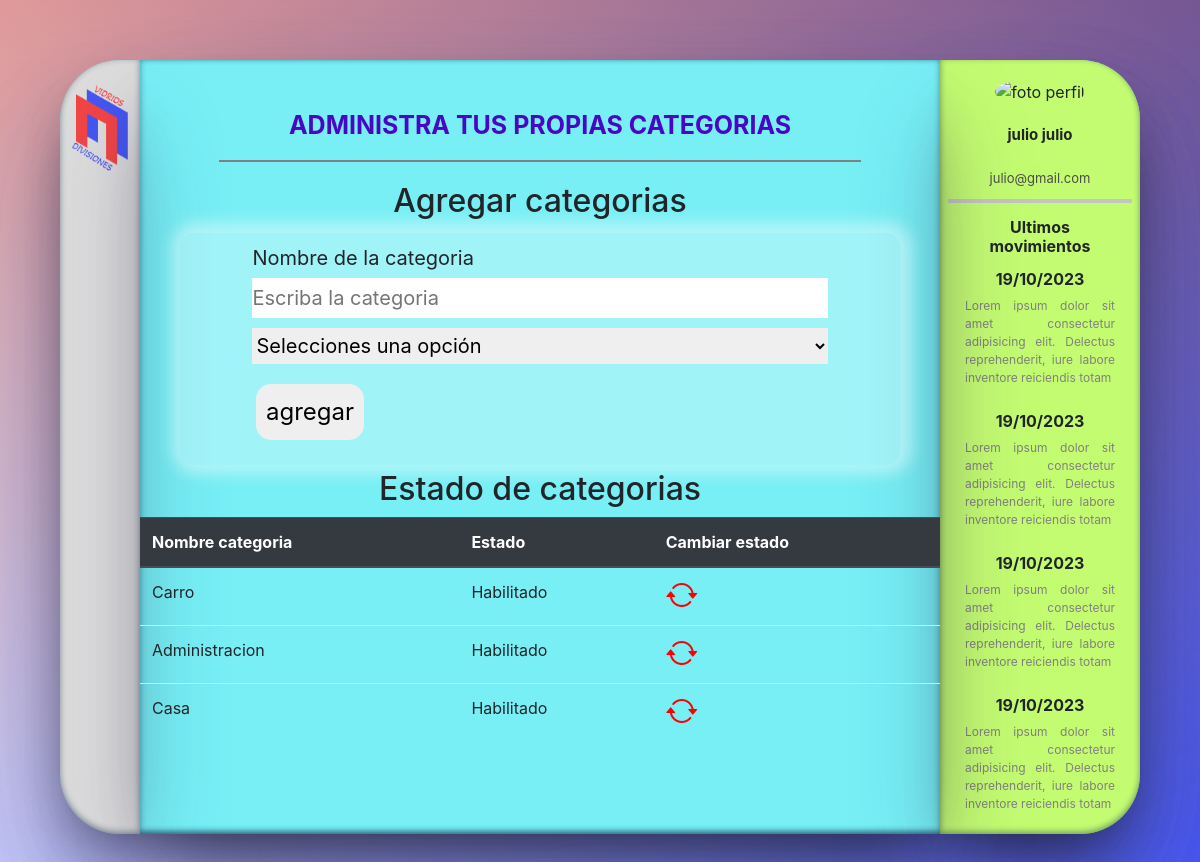
Page /app/modulo3.php (signed in) on the committed database.
### tables this page shows
CREATE TABLE `category_user` (
  `id_category` int(25) NOT NULL,
  `category_name` varchar(255) NOT NULL,
  `id_person` varchar(25) NOT NULL,
  `status_category` tinyint(1) NOT NULL
);

### app/modulo3.php (the view, shortened to what this page needs)
<?php
    include '../db/conexion.php';
    $nombre = $_SESSION['nombre'];
    $apellido = $_SESSION['apellido'];
    $usuario = $_SESSION['usuario'];
    $email = $_SESSION['email'];
    $nombre_completo = $nombre.' '.$apellido;
    $query_category = mysqli_query($conexion, "SELECT *FROM category_user WHERE id_person = $usuario" );
?>
<!DOCTYPE html>
<html lang="en">
<head>
    <link rel="stylesheet" href="https://cdn.jsdelivr.net/npm/bootstrap-icons@1.11.1/font/bootstrap-icons.css">
    <link rel="stylesheet" href="https://cdn.jsdelivr.net/npm/bootstrap@4.6.2/dist/css/bootstrap.min.css">
    <link rel="stylesheet" href="../css/style_app.css">
</head>
<body>
    <section id="general_section">
        <div class="left_menu">
            <menu-main></menu-main>
        </div>
        <div class="center_menu">
            <h1>ADMINISTRA TUS PROPIAS CATEGORIAS</h1>
            <hr class="sepa" >
            <div class="add_category">
                <h2>Agregar categorias</h2>
                <form class="formu" action="..\back\backapp\modulo3\add_category.php" method="POST" >
                        <fieldset>
                            <div class="column2">
                                <label for="nombre_cat">Nombre de la categoria</label>
                                <input type="text" name="name_category"id="nombre_cat"       placeholder="Escriba la categoria" required>
                                <label for=""></label>
                                <select name="status" id="estado"placeholder="Seleciones una opcion">
                                    <option value="" >Selecciones una opción</option>
                                </select>
                            </div>
                            <br>
                            <button class="boton" type="submit" name="add_cate" >agregar</button>
                        </fieldset>
                </form>
            </div>
            <div class="update_category">
                <h2>Estado de categorias</h2>
                <div class="tablet">
                    <table class="table">
                        <thead class="thead-dark">
                            <tr>
                                <th scope="col">Nombre categoria</th>
                                <th scope="col">Estado</th>
                                <th scope="col">Cambiar estado</th>
                            </tr>
                        </thead>
                        <tbody>
                        <?php
                        while ($datos = mysqli_fetch_array($query_category)) {
                        $id_cat = $datos['id_category'];
                        $status_cat = $datos['status_category'];
                        $name_cat = $datos['category_name'];
                        if ($status_cat == 1) {
                            $status_cat_s = 'Habilitado';
                        }else{
                            $status_cat_s = 'Deshabilitado';
                        }
                        echo '<tr>
                                <td>'.$name_cat.'</td>
                                <td>'.$status_cat_s.'</td>
                                <td>
                                    <form action="..\back\backapp\modulo3\update_category.php" method="POST">
                                    <input type="hidden" name="id_cat" value='.$id_cat.'>
                                    <input type="hidden" name="status_cat" value='.$status_cat.'>
                                    <button type="submit" name="change" ><i class="bi bi-arrow-repeat"></i> </button>
                                    </form>
                                </td>
                            </tr>';
                         }
                        ?>
                        </tbody>
                    </table>
                </div>
            </div>
        </div>
        <div class="right_menu">
            <div class="profile">
                <img src="https://thispersondoesnotexist.com/" alt="foto perfil">
                <p><?php  echo  $nombre_completo ?></p>
                <span><?php echo $email ?></span>
                <hr class="div_profile">
            </div>
            <div class="ultima_transaccion">
                <h2>Ultimos movimientos</h2>
                <div class="t_i">
                    <span>19/10/2023</span>
                    <p>Lorem ipsum dolor sit amet consectetur adipisicing elit. Delectus reprehenderit, iure labore inventore reiciendis totam</p>
                </div>
                <div class="t_i">
                    <span>19/10/2023</span>
                    <p>Lorem ipsum dolor sit amet consectetur adipisicing elit. Delectus reprehenderit, iure labore inventore reiciendis totam</p>
                </div>
                <div class="t_i">
                    <span>19/10/2023</span>
                    <p>Lorem ipsum dolor sit amet consectetur adipisicing elit. Delectus reprehenderit, iure labore inventore reiciendis totam</p>
                </div>
                <div class="t_i">
                    <span>19/10/2023</span>
                    <p>Lorem ipsum dolor sit amet consectetur adipisicing elit. Delectus reprehenderit, iure labore inventore reiciendis totam</p>
                </div>
            </div>
        </div>
    </section>
</body>
</html>

### css/style_app.css (style rules this page uses)
* { border: 0px; padding: 0px; margin: 0px; }
body { background-size: 100% 100%; background-repeat: no-repeat; background: linear-gradient(rgb(224, 153, 153),transparent), linear-gradient(305deg, #4556F2, transparent ); text-align: center; background-blend-mode: multiply; }
#general_section { display: flex; margin: 5% ; border-radius: 5vw; box-shadow: rgba(50, 50, 93, 0.425) 0px 50px 100px -20px, rgba(0, 0, 0, 0.459) 0px 30px 60px -30px, rgba(10, 37, 64, 0.466) 0px -2px 6px 0px inset; background: #77eff5; }
#general_section .left_menu { width: 80px; height: auto !important; background:#dddddd; box-shadow: rgba(50, 50, 93, 0.425) 0px 50px 100px -20px, rgba(0, 0, 0, 0.459) 0px 30px 60px -30px, rgba(10, 37, 64, 0.466) 0px -2px 6px 0px inset; border-radius:5vw 0 0 5vw; text-align: center; }
#general_section .right_menu { width: 200px; background: #c4fc71; border-radius: 0 5vw 5vw 0; box-shadow: rgba(50, 50, 93, 0.425) 0px 50px 100px -20px, rgba(0, 0, 0, 0.459) 0px 30px 60px -30px, rgba(10, 37, 64, 0.466) 0px -2px 6px 0px inset; text-align: center; }
#general_section .right_menu .profile img { width: 100px; padding: 20px 0px; border-radius: 40px !important; }
#general_section .right_menu .profile p { font-weight: bold; font-size: 15px; padding: 5px auto; }
#general_section .right_menu .profile span { font-weight: normal; color: #4e4c4c; font-size: 13px; padding: 5px auto !important; }
#general_section .right_menu .div_profile { width: 90%; text-align: center; border: solid 2px #c4c4c4; margin: 5px auto; }
#general_section .right_menu .ultima_transaccion { width: 80%; height: auto; margin: auto; padding: 5px; }
#general_section .right_menu .ultima_transaccion h2 { font-size: 16px; font-weight: bold; margin: 5px; }
#general_section .right_menu .ultima_transaccion .t_i p { font-size: 12px; color: grey; text-align: justify; padding: 5px auto; }
#general_section .right_menu span { display: inline-block; padding: 6px; font-weight: bold; }
#general_section .center_menu { width: calc(100% - 280px); z-index: 10; box-shadow: rgba(50, 50, 93, 0.425) 0px 50px 100px -20px, rgba(0, 0, 0, 0.459) 0px 30px 60px -30px, rgba(10, 37, 64, 0.466) 0px -2px 6px 0px inset; }
.center_menu .sepa { width: 80%; border: 1px solid gray; margin: 20px auto; }
.center_menu .column2 { width: 90%; display: flex; flex-wrap: wrap; justify-content: space-evenly; margin: auto; }
input { -moz-appearance:textfield; }
#general_section .center_menu .formu2 ,label ,select ,option, input { font-size: 20px; width: 90%; padding: 5px 0; margin: auto; }
.center_menu .update_category button { height: 32px; width: 32px; background: transparent; }
.center_menu .bi.bi-arrow-repeat { color: red !important; background:transparent; font-size: 32px; display: inline-block; transition: 2s; margin-top: -8px; }
.center_menu .tablet { height:35vh !important; overflow-y: scroll; }
.center_menu .table { text-align: left; }
.center_menu h1 { font-size: 25px; text-align: center; color: rgb(73, 6, 197); margin-top: 50px; font-weight: bold; }
#general_section .center_menu .formu { margin: auto !important; }
#general_section .center_menu fieldset { padding: 5px; display: flex; flex-wrap: wrap; background: #ffffff4d; border-radius: 15px; box-shadow: 2px -1px 15px 10px rgba(255,255,255,0.43); text-align:left; margin: auto; }
#general_section .center_menu .formu ,label ,select ,option, input { font-size: 20px; width: 90%; padding: 5px 0; margin: auto; }
#general_section .center_menu .formu fieldset button { font-size: 24px; margin: 20px 10% !important; padding: 10px; border-radius: 15px; transition: 2s; }

### rows in the picture
category_user: category_name "Carro", status_category "Habilitado"
category_user: category_name "Administracion", status_category "Habilitado"
category_user: category_name "Casa", status_category "Habilitado"

### other values in the picture
$nombre_completo "julio julio"
$email "julio@gmail.com"
